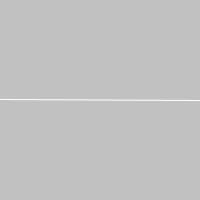
Frame 1 (no input)
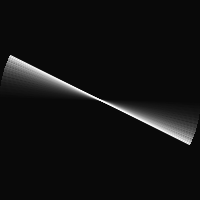
Frame 60 (the mouse pressed at the canvas centre just before this capture)
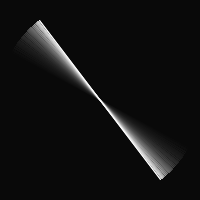
Frame 120 (the mouse held since frame 60 and released just before this capture)

The Processing sketch that drew these frames (run headless with seeded random() and noise(); from frame 60 on, the mouse is pressed at the canvas centre):

// Processing sketch: rda
// ── rda.pde
void setup(){
  size(200,200);
  smooth();

}

void draw(){
  noStroke();
  fill(0,14);
  rect(0,0,width,height);


  pushMatrix();
  translate(width/2,height/2);
  pushMatrix();
  rotate(frameCount/130.0);
  stroke(255);
  line(-100,0,100,0);
  popMatrix();
  popMatrix();
}
